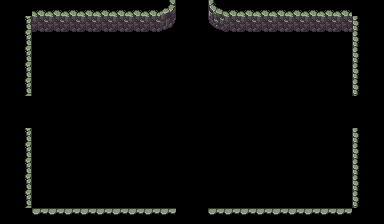

This game map was drawn from its Tiled (.tmx) file and the tilesets committed beside it. A one-line description and the full map source follow:
An orthogonal 24x14 tile map with 16x16 px tiles, 1 tile layer (Capa de patrones 1).

<map version="1.10" tiledversion="1.11.0" orientation="orthogonal" renderorder="right-down" width="24" height="14" tilewidth="16" tileheight="16" infinite="0" nextlayerid="2" nextobjectid="1">
 <tileset firstgid="1" source="Dungeon_Autotiles.tsx" />
 <layer id="1" name="Capa de patrones 1" width="24" height="14">
  <data encoding="csv">
0,0,22,22,22,22,22,22,22,22,23,15,15,21,22,22,22,22,22,22,22,22,0,0,
0,13,42,42,42,42,42,42,42,42,43,15,15,41,42,42,42,42,42,42,42,42,11,0,
0,13,0,0,0,0,0,0,0,0,0,0,0,0,0,0,0,0,0,0,0,0,11,0,
0,13,0,0,0,0,0,0,0,0,0,0,0,0,0,0,0,0,0,0,0,0,11,0,
0,13,0,0,0,0,0,0,0,0,0,0,0,0,0,0,0,0,0,0,0,0,11,0,
0,13,0,0,0,0,0,0,0,0,0,0,0,0,0,0,0,0,0,0,0,0,11,0,
0,15,0,0,0,0,0,0,0,0,0,0,0,0,0,0,0,0,0,0,0,0,15,0,
0,15,0,0,0,0,0,0,0,0,0,0,0,0,0,0,0,0,0,0,0,0,15,0,
0,13,0,0,0,0,0,0,0,0,0,0,0,0,0,0,0,0,0,0,0,0,11,0,
0,13,0,0,0,0,0,0,0,0,0,0,0,0,0,0,0,0,0,0,0,0,11,0,
0,13,0,0,0,0,0,0,0,0,0,0,0,0,0,0,0,0,0,0,0,0,11,0,
0,13,0,0,0,0,0,0,0,0,0,0,0,0,0,0,0,0,0,0,0,0,11,0,
0,13,0,0,0,0,0,0,0,0,0,0,0,0,0,0,0,0,0,0,0,0,11,0,
0,0,2,2,2,2,2,2,2,2,2,15,15,2,2,2,2,2,2,2,2,2,0,0
</data>
 </layer>
</map>